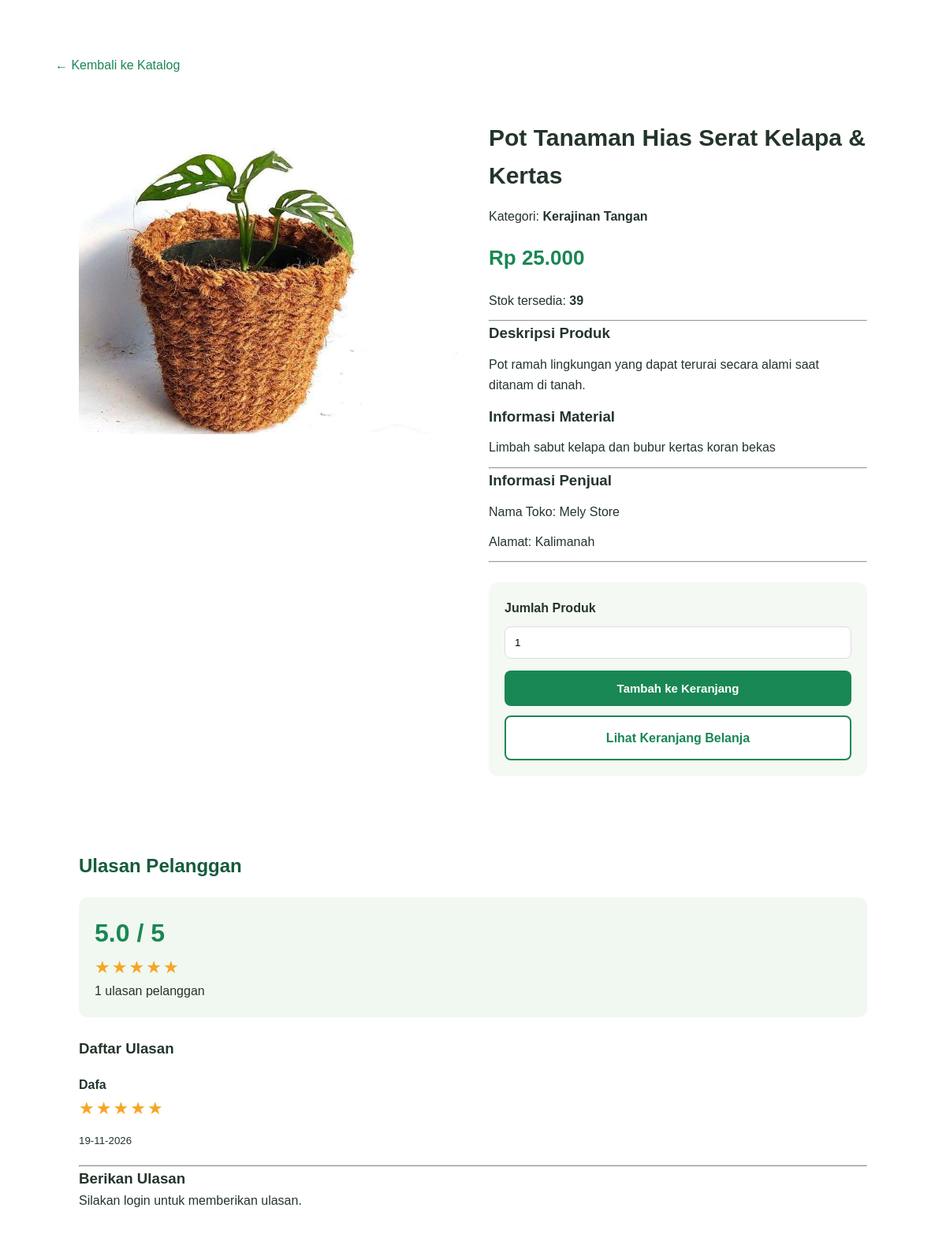
The page /pages/product-detail.php?id=2 on the database its author committed.
### tables this page shows
CREATE TABLE `products` (
  `id` int(11) NOT NULL,
  `store_id` int(11) NOT NULL,
  `category_id` int(11) NOT NULL,
  `product_name` varchar(150) NOT NULL,
  `description` text DEFAULT NULL,
  `material_info` text DEFAULT NULL,
  `price` decimal(12,2) NOT NULL,
  `stock` int(11) NOT NULL DEFAULT 0,
  `product_photo` varchar(255) DEFAULT NULL,
  `status` enum('active','inactive') NOT NULL DEFAULT 'active',
  `created_at` timestamp NOT NULL DEFAULT current_timestamp(),
  `updated_at` timestamp NOT NULL DEFAULT current_timestamp() ON UPDATE current_timestamp()
);

CREATE TABLE `categories` (
  `id` int(11) NOT NULL,
  `category_name` varchar(100) NOT NULL,
  `description` text DEFAULT NULL,
  `created_at` timestamp NOT NULL DEFAULT current_timestamp(),
  `updated_at` timestamp NOT NULL DEFAULT current_timestamp() ON UPDATE current_timestamp()
);

CREATE TABLE `stores` (
  `id` int(11) NOT NULL,
  `user_id` int(11) NOT NULL,
  `store_name` varchar(150) NOT NULL,
  `description` text DEFAULT NULL,
  `address` text DEFAULT NULL,
  `phone` varchar(20) DEFAULT NULL,
  `logo` varchar(255) DEFAULT NULL,
  `status` enum('active','inactive') NOT NULL DEFAULT 'active',
  `created_at` timestamp NOT NULL DEFAULT current_timestamp(),
  `updated_at` timestamp NOT NULL DEFAULT current_timestamp() ON UPDATE current_timestamp()
);

CREATE TABLE `reviews` (
  `id` int(11) NOT NULL,
  `user_id` int(11) NOT NULL,
  `product_id` int(11) NOT NULL,
  `order_item_id` int(11) NOT NULL,
  `rating` tinyint(4) NOT NULL,
  `comment` text DEFAULT NULL,
  `created_at` timestamp NOT NULL DEFAULT current_timestamp(),
  `updated_at` timestamp NOT NULL DEFAULT current_timestamp() ON UPDATE current_timestamp()
);

CREATE TABLE `users` (
  `id` int(11) NOT NULL,
  `name` varchar(100) NOT NULL,
  `email` varchar(100) NOT NULL,
  `password` varchar(255) NOT NULL,
  `phone` varchar(20) DEFAULT NULL,
  `address` text DEFAULT NULL,
  `profile_photo` varchar(255) DEFAULT NULL,
  `role` enum('admin','seller','customer') NOT NULL DEFAULT 'customer',
  `status` enum('active','inactive') NOT NULL DEFAULT 'active',
  `created_at` timestamp NOT NULL DEFAULT current_timestamp(),
  `updated_at` timestamp NOT NULL DEFAULT current_timestamp() ON UPDATE current_timestamp()
);

### includes/init.php (called while the page is built, shortened)
<?php
function e($value)
{
    return htmlspecialchars((string) $value, ENT_QUOTES, 'UTF-8');
}

### pages/product-detail.php (the view, shortened to what this page needs)
<?php
require_once __DIR__ . '/../includes/auth_check.php';
$user_id = (int)($_SESSION['user_id'] ?? 0);
$product_id = (int)($_GET['id'] ?? 0);
$stmt = $conn->prepare("
    SELECT
        p.id,
        p.product_name,
        p.description,
        p.material_info,
        p.price,
        p.stock,
        p.product_photo,
        c.category_name,
        s.store_name,
        s.address AS store_address
    FROM products p
    INNER JOIN categories c ON p.category_id = c.id
    INNER JOIN stores s ON p.store_id = s.id
    INNER JOIN users u ON s.user_id = u.id
    WHERE p.id = ?
      AND p.status = 'active'
      AND s.status = 'active'
      AND u.status = 'active'
    LIMIT 1
");
$stmt->bind_param("i", $product_id);
$stmt->execute();
$product = $stmt->get_result()->fetch_assoc();
$not_found = !$product;
$review_count = 0;
$average_rating = 0;
$reviews = [];
if (!$not_found) {
    $stmt = $conn->prepare("
        SELECT
            COUNT(*) AS total_reviews,
            COALESCE(AVG(rating), 0) AS average_rating
        FROM reviews
        WHERE product_id = ?
    ");
    $stmt->bind_param("i", $product_id);
    $stmt->execute();
    $review_summary = $stmt->get_result()->fetch_assoc();
    $review_count = (int) $review_summary['total_reviews'];
    $average_rating = (float) $review_summary['average_rating'];
    $stmt = $conn->prepare("
        SELECT
            r.rating,
            r.comment,
            r.created_at,
            u.name AS reviewer_name
        FROM reviews r
        LEFT JOIN users u ON r.user_id = u.id
        WHERE r.product_id = ?
        ORDER BY r.created_at DESC
    ");
    $stmt->bind_param("i", $product_id);
    $stmt->execute();
    $result = $stmt->get_result();
    while ($review = $result->fetch_assoc()) {
        $reviews[] = $review;
    }
}
?>
<!DOCTYPE html>
<html lang="id">
<head>
    <link rel="stylesheet" href="../assets/css/style.css">
</head>
<body>
<div class="detail-container">
    <a href="products.php" class="back-button">
        &larr; Kembali ke Katalog
    </a>
    <?php if ($not_found): ?>
        <h1>Produk Tidak Ditemukan</h1>
        <p>
            Produk mungkin sudah dihapus atau tidak tersedia.
        </p>
        <a href="products.php">
            Kembali ke Katalog Produk
        </a>
    <?php else: ?>
        <div class="detail-content">
            <div>
                <?php if (!empty($product['product_photo'])): ?>
                    <img
                        src="<?= e($product['product_photo']) ?>"
                        alt="<?= e($product['product_name']) ?>"
                        class="detail-image"
                    >
                <?php endif; ?>
            </div>
            <div class="detail-info">
                <h1>
                    <?= e($product['product_name']) ?>
                </h1>
                <p>
                    Kategori:
                    <strong>
                        <?= e($product['category_name']) ?>
                    </strong>
                </p>
                <div class="detail-price">
                    Rp <?= number_format(
                        (float)$product['price'],
                        0,
                        ',',
                        '.'
                    ) ?>
                </div>
                <p>
                    Stok tersedia:
                    <strong>
                        <?= (int)$product['stock'] ?>
                    </strong>
                </p>
                <hr>
                <h3>Deskripsi Produk</h3>
                <p>
                    <?= nl2br(e($product['description'] ?? '-')) ?>
                </p>
                <h3>Informasi Material</h3>
                <p>
                    <?= nl2br(e($product['material_info'] ?? '-')) ?>
                </p>
                <hr>
                <h3>Informasi Penjual</h3>
                <p>
                    Nama Toko:
                    <?= e($product['store_name']) ?>
                </p>
                <p>
                    Alamat:
                    <?= e($product['store_address'] ?? '-') ?>
                </p>
                <hr>
                <form method="POST" class="cart-form">
                    <label for="quantity">
                        Jumlah Produk
                    </label>
                    <input
                        type="number"
                        id="quantity"
                        name="quantity"
                        min="1"
                        max="<?= (int)$product['stock'] ?>"
                        value="1"
                        required
                        <?= (int)$product['stock'] <= 0 ? 'disabled' : '' ?>
                    >
                    <button
                        type="submit"
                        class="cart-button"
                        <?= (int)$product['stock'] <= 0 ? 'disabled' : '' ?>
                    >
                        <?= (int)$product['stock'] <= 0
                            ? 'Stok Habis'
                            : 'Tambah ke Keranjang' ?>
                    </button>
                    <a href="cart.php" class="view-cart-button">
                        Lihat Keranjang Belanja
                    </a>
                </form>
            </div>
        </div>
        <section class="review-section" id="reviews">
            <h2>Ulasan Pelanggan</h2>
            <div class="review-summary">
                <div class="review-average">
                    <?= number_format($average_rating, 1) ?> / 5
                </div>
                <div class="review-stars">
                    <?php
                    $rounded_rating = (int) round($average_rating);
                    echo str_repeat('★', $rounded_rating);
                    ?>
                </div>
                <p>
                    <?= $review_count ?> ulasan pelanggan
                </p>
            </div>
            <h3>Daftar Ulasan</h3>
            <?php if (empty($reviews)): ?>
                <p>
                    Belum ada ulasan untuk produk ini.
                    Jadilah pelanggan pertama yang memberikan ulasan.
                </p>
            <?php else: ?>
                <?php foreach ($reviews as $review): ?>
                    <div class="review-item">
                        <strong>
                            <?= e($review['reviewer_name'] ?? 'Pelanggan GreenCycle') ?>
                        </strong>
                        <div class="review-stars">
                            <?= str_repeat(
                                '★',
                                (int) $review['rating']
                            ) ?>
                        </div>
                        <small>
                            <?= date(
                                'd-m-Y',
                                strtotime($review['created_at'])
                            ) ?>
                        </small>
                    </div>
                <?php endforeach; ?>
            <?php endif; ?>
            <hr>
            <h3>Berikan Ulasan</h3>
            <?php if ($user_id <= 0): ?>
                <p>
                    Silakan login untuk memberikan ulasan.
                </p>
            <?php endif; ?>
        </section>
    <?php endif; ?>
</div>
</body>
</html>

### assets/css/style.css (style rules this page uses)
:root { --green-dark: #123f2b; --green-primary: #176b43; --green-medium: #398d4b; --green-light: #83bd38; --green-soft: #edf5e9; --cream: #faf9f3; --white: #ffffff; --text-dark: #24352b; --text-muted: #718074; --border: #e8eee6; --shadow: 0 12px 35px rgba(24, 65, 42, 0.08); }
* { margin: 0; padding: 0; box-sizing: border-box; }
html { scroll-behavior: smooth; scroll-padding-top: 90px; }
body { font-family: Arial, Helvetica, sans-serif; color: var(--text-dark); background: var(--white); line-height: 1.6; }
a { text-decoration: none; color: inherit; }
button { font-family: inherit; }

### pages/product-detail.php (style rules this page uses)
.detail-container { max-width: 1100px; margin: 50px auto; padding: 20px; }
.detail-content { display: grid; grid-template-columns: 1fr 1fr; gap: 40px; background: white; padding: 30px; border-radius: 15px; }
.detail-image { width: 100%; height: 400px; object-fit: cover; border-radius: 12px; }
.detail-info h1 { font-size: 30px; margin-bottom: 15px; }
.detail-price { font-size: 26px; font-weight: bold; color: #198754; margin: 20px 0; }
.detail-info p { margin: 12px 0; }
.back-button { display: inline-block; margin-bottom: 25px; color: #198754; }
.cart-form { margin-top: 25px; padding: 20px; background: #f5f9f3; border-radius: 12px; }
.cart-form label { display: block; margin-bottom: 10px; font-weight: bold; }
.cart-form input { width: 100%; padding: 12px; border: 1px solid #ddd; border-radius: 8px; margin-bottom: 15px; }
.cart-button { display: block; width: 100%; padding: 14px; background: #198754; color: white; border: none; border-radius: 8px; font-weight: bold; cursor: pointer; font-size: 15px; text-align: center; text-decoration: none; }
.view-cart-button { display: block; width: 100%; padding: 14px; margin-top: 12px; background: white; color: #198754; border: 2px solid #198754; border-radius: 8px; font-weight: bold; text-align: center; text-decoration: none; box-sizing: border-box; }
.review-section { margin-top: 35px; padding: 30px; background: white; border-radius: 15px; }
.review-section h2 { color: #145c3c; margin-bottom: 20px; }
.review-summary { padding: 20px; background: #f1f8f1; border-radius: 10px; margin-bottom: 25px; }
.review-average { font-size: 32px; font-weight: bold; color: #198754; }
.review-stars { color: #f5a623; font-size: 22px; letter-spacing: 2px; }
.review-item { padding: 18px 0; border-bottom: 1px solid #ddd; }

### rows shown on the page
products: product_photo (picture), product_name "Pot Tanaman Hias Serat Kelapa & Kertas", category.category_name "Kerajinan Tangan", price "25.000", stock "39", description "Pot ramah lingkungan yang dapat terurai secara alami saat ditanam di tanah.", material_info "Limbah sabut kelapa dan bubur kertas koran bekas", store.store_name "Mely Store", store.address "Kalimanah", quantity "1"
reviews: user.name "Dafa", rating "★★★★★", created_at "19-11-2026"

### other values the page prints
$average_rating "5.0"
str_repeat('★', $rounded_rating) "★★★★★"
$review_count "1"
